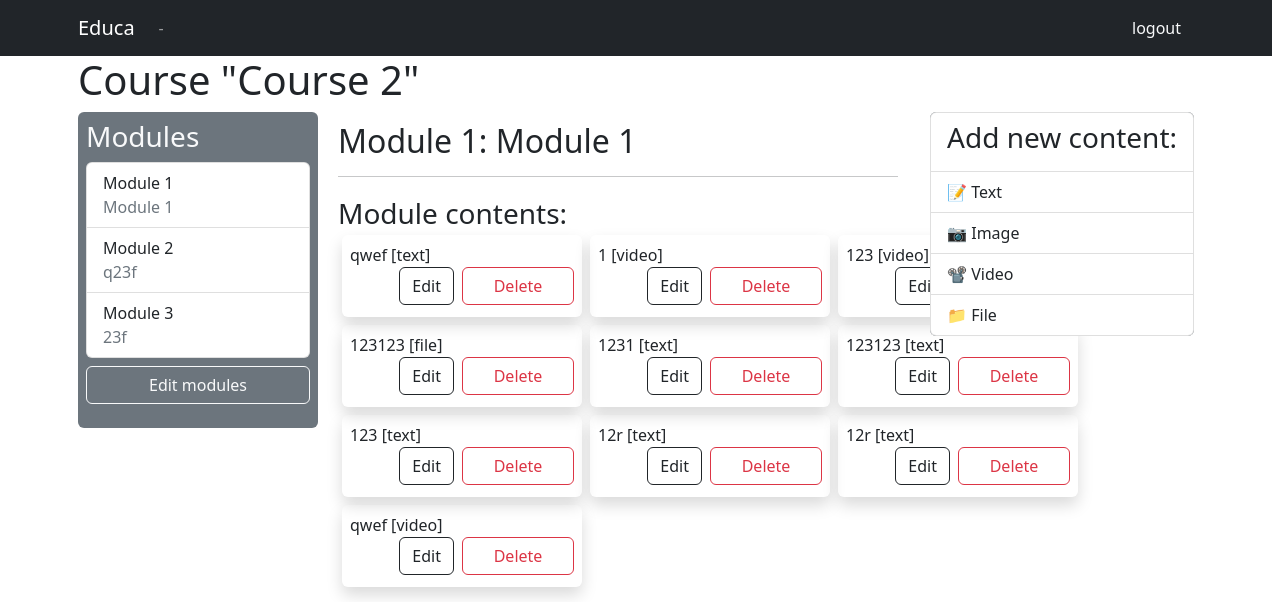
/course/module/5/ (signed in), run on the app's committed database.
### courses/models.py (models this page shows, shortened)
class Course(models.Model):
    owner = models.ForeignKey(User, related_name='courses_created', on_delete=models.CASCADE)
    subject = models.ForeignKey(Subject, related_name='courses', on_delete=models.CASCADE)
    title = models.CharField(max_length=200)
    slug = models.SlugField(max_length=200, unique=True)
    overview = models.TextField()
    created = models.DateTimeField(auto_now_add=True)
    class Meta:
        ordering = ['-created']

class Module(models.Model):
    course = models.ForeignKey(Course, related_name='modules', on_delete=models.CASCADE)
    title = models.CharField(max_length=200)
    description = models.TextField(blank=True)
    order = OrderField(blank=True, for_fields=['course'])
    class Meta:
        ordering = ['order']

class Content(models.Model):
    module = models.ForeignKey(Module, related_name='contents', on_delete=models.CASCADE)
    content_type = models.ForeignKey(ContentType, on_delete=models.CASCADE, limit_choices_to={'model__in': ('text', 'video', 'image', 'file')})
    object_id = models.PositiveIntegerField()
    item = GenericForeignKey('content_type', 'object_id')
    order = OrderField(blank=True, for_fields=['module'])
    class Meta:
        ordering = ['order']

class ItemBase(models.Model):
    owner = models.ForeignKey(User, related_name='%(class)s_related', on_delete=models.CASCADE)
    title = models.CharField(max_length=250)
    created = models.DateTimeField(auto_now_add=True)
    updated = models.DateTimeField(auto_now=True)
    class Meta:
        abstract = True
    def __str__(self):
        return self.title

class Text(ItemBase):
    content = models.TextField()

class Video(ItemBase):
    url = models.URLField()

class File(ItemBase):
    file = models.FileField(upload_to='files')

### courses/views.py (the view)
# urls.py: path('module/<int:module_id>/', views.ModuleContentListView.as_view(), name='module_content_list'),
class ModuleContentListView(TemplateResponseMixin, View):
    template_name = 'courses/manage/module/content_list.html'
    def get(self, request, module_id):
        module = get_object_or_404(Module, id=module_id, course__owner=request.user)
        return self.render_to_response({'module': module})

### courses/templatetags/course.py (called while the page is built)
@register.filter
def model_name(obj):
    try:
        return obj._meta.model_name
    except AttributeError:
        return None

### courses/templates/courses/manage/module/content_list.html (shortened to what this page needs)
{% extends "base.html" %}
{% load course %}
{% block content %}
    <div class="container">
    {% with course=module.course %}
        <h1>Course "{{ course.title }}"</h1>
        <div class="p-2 bg-secondary text-light rounded float-start" style="width: 15rem;">
            <h3>Modules</h3>
            <ul id="modules" class="list-group" style="width: 14rem; float: left;" >
                {% for m in course.modules.all %}
                    <li class="list-group-item" data-id="{{ m.id }}" {% if m == module %} class="selected"{% endif %}>
                        <a href="{% url "module_content_list" m.id %}" class="link-dark">
                            <span>
                            Module <span class="order">{{ m.order|add:1 }}</span>
                            </span>
                            <br>
                            <div class="link-secondary">{{ m.title }}</div>
                        </a>
                    </li>
                    {% empty %}
                    <li class="list-group-item ">No modules yet.</li>
                {% endfor %}
            </ul>
            <p><a href="{% url "course_module_update" course.id %}" class="btn btn-outline-light mt-2 w-100">
                Edit modules</a></p>
        </div>
        <div class="module float-start">
            <h2>Module {{ module.order|add:1 }}: {{ module.title }}</h2><hr>
            <h3>Module contents:</h3>
            <div id="module-contents">
                {% for content in module.contents.all %}
                    <div data-id="{{ content.id }}" style="width: 60rem;" class="bg-dark">
                        {% with item=content.item %}
                            <div class="float-start p-2 m-1 rounded shadow" style="width:15rem;">
                                    {{ item }} [{{ item|model_name }}]
                                <form action="{% url "module_content_delete" content.id %}" method="POST">
                                    <input type="submit" value="Delete" class="btn btn-outline-danger float-end" style="width:50%">
                                </form>
                                <a href="{% url "module_content_update" module.id item|model_name item.id %}" class="btn btn-outline-dark mb-1 me-2 float-end">Edit</a>
                            </div>
                        {% endwith %}
                    </div>
                    {% empty %}
                    <p>This module has no contents yet.</p>
                {% endfor %}
            </div>
        </div>
        <div>
            <ul class="list-group float-end bg-secondary">
                <li class="list-group-item"><h3 class="link-dark">
                    Add new content:</h3></li>
                <li class="list-group-item"><a href="{% url "module_content_create" module.id "text" %}" class="link-dark">
                    📝 Text</a></li>
                <li class="list-group-item"><a href="{% url "module_content_create" module.id "image" %}" class="link-dark">
                    📷 Image</a></li>
                <li class="list-group-item"><a href="{% url "module_content_create" module.id "video" %}" class="link-dark">
                    📽 Video</a></li>
                <li class="list-group-item"><a href="{% url "module_content_create" module.id "file" %}" class="link-dark">
                    📁 File</a></li>
            </ul>
        </div>
    {% endwith %}
    </div>
{% endblock %}

### courses/static/css/base.css (style rules this page uses)
input, select, textarea { border:1px solid #ccc; border-bottom:3px solid #ccc; padding:8px 12px; font-size:16px; float:left; clear:both; width:300px; }
.module { padding:10px 20px; float:left; width:600px; }
.module h3 { margin:20px 0 0; padding:0; width:100%; }

### courses/templates/base.html (style rules this page uses)
a { text-decoration: none; }

### data on the page
Course: title "Course 2"
Module: order|add "1", title "Module 1"
Module: order|add "2", title "q23f"
Module: order|add "3", title "23f"
Content: item "qwef", item|model_name "text"
Content: item "1", item|model_name "video"
Content: item "123", item|model_name "video"
Content: item "123123", item|model_name "file"
Content: item "1231", item|model_name "text"
Content: item "123123", item|model_name "text"
Content: item "123", item|model_name "text"
Content: item "12r", item|model_name "text"
Content: item "12r", item|model_name "text"
Content: item "qwef", item|model_name "video"
